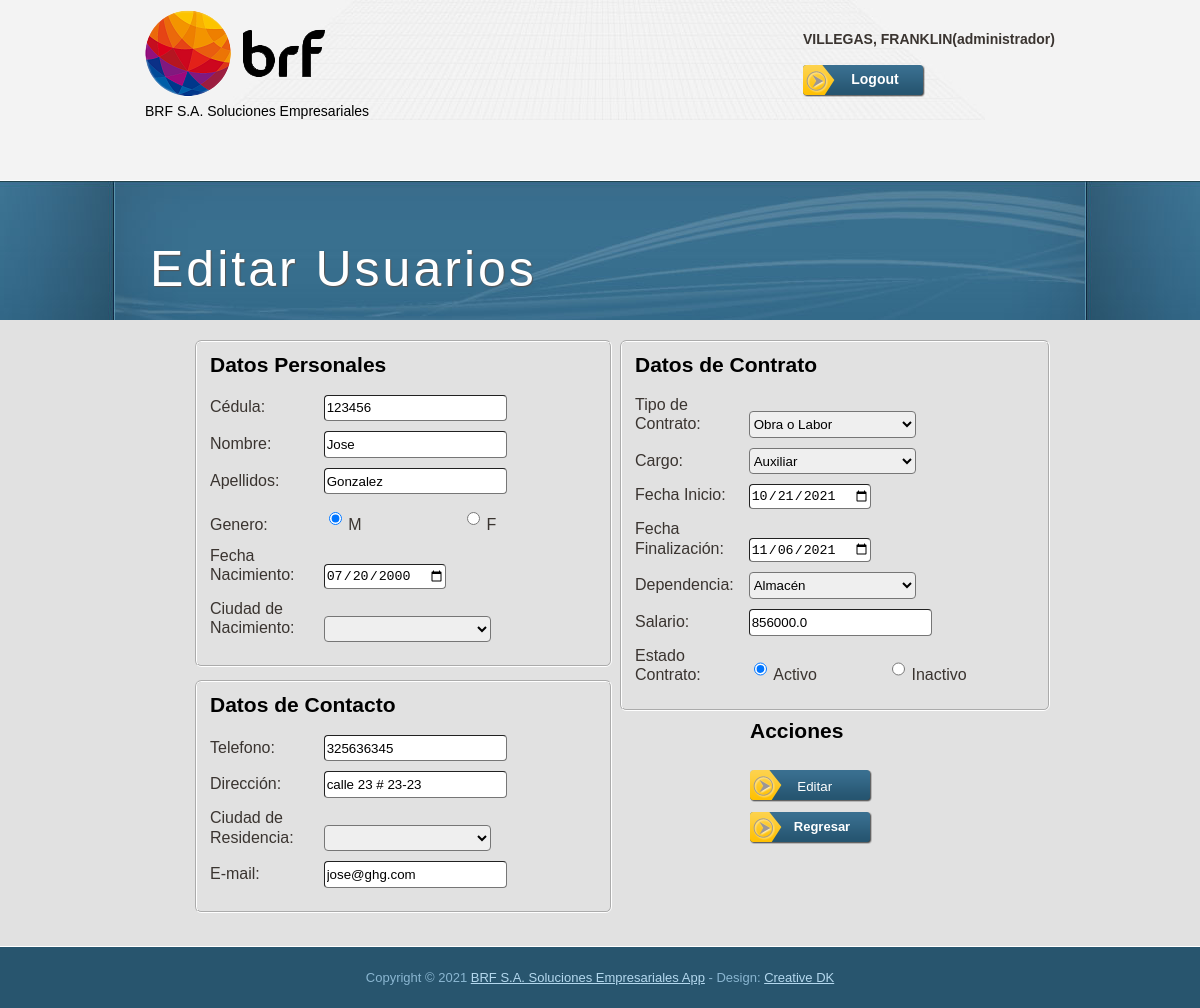
The app's page /mainadmin/editar/23 (signed in), older data.
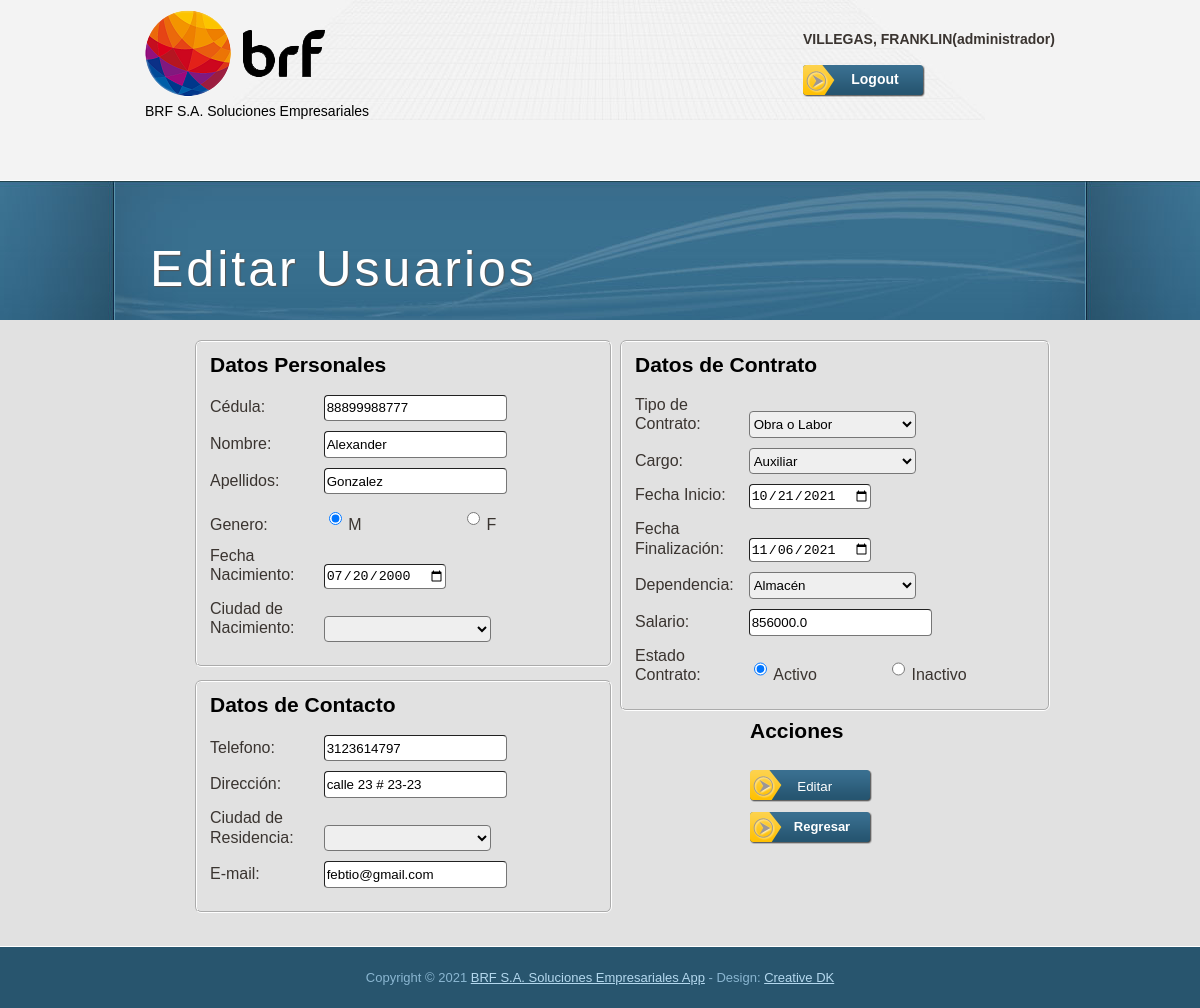
The same page, newer data.
### tables this page shows
CREATE TABLE "persons" (
	"id"	INTEGER NOT NULL,
	"document"	VARCHAR(50) NOT NULL UNIQUE,
	"name"	VARCHAR(50) NOT NULL,
	"surname"	VARCHAR(50) NOT NULL,
	"gender"	CHAR NOT NULL,
	"dateBirth"	DATE NOT NULL,
	"cityBirth"	VARCHAR(50) NOT NULL,
	"phone"	VARCHAR(25) NOT NULL,
	"address"	VARCHAR(50) NOT NULL,
	"cityResidence"	VARCHAR(50) NOT NULL,
	"email"	VARCHAR(50) NOT NULL,
	PRIMARY KEY("id" AUTOINCREMENT)
);

### app.py (the view)
@app.route('/mainadmin/editar/<int:id>', methods=["GET","POST"])
def editar(id):
    formUser = FormUsuario()
    if request.method== 'POST':
        documento = request.form['documento']
        nombre = request.form['nombre']
        apellidos = request.form['apellidos']
        tipo_genero = request.form['tipo_genero']
        fechaNacimiento = request.form['fechaNacimiento']
        ciudadNacimiento = request.form['ciudadNacimiento']
        telefono = request.form['telefono']
        direccion = request.form['direccion']
        ciudadResidencia = request.form['ciudadResidencia']
        email = request.form['email']
        valor=editar_persona(documento,nombre,apellidos,tipo_genero,fechaNacimiento,ciudadNacimiento,telefono,direccion,ciudadResidencia,email,id)
        cargo = request.form['cargo']
        fechaInicio = request.form['fechaInicio']
        fechaFinalizacion = request.form['fechaFinalizacion']
        tipoContrato = request.form['tipoContrato']
        dependencia = request.form['dependencia']
        salario = request.form['salario']
        estado = request.form['estado']
        valor2= editar_contrato(cargo,fechaInicio,fechaFinalizacion,tipoContrato,dependencia,salario,estado,id)
        if valor2==True and valor==True:
            return redirect("/mainadmin")
    else:
        if session["usuario"]!="unknown" and session["rol"]!=0:
            datos=consultar_persona_contrato(id)
            formUser.ciudadNacimiento.default=datos[6]
            formUser.ciudadResidencia.default=datos[9]
            formUser.tipoContrato.default=datos[16]
            formUser.cargo.default=datos[13]
            formUser.dependencia.default=datos[17]
            formUser.process()
            return render_template('editarusuario.html', titulo="editar usuario", id=id, info=datos, form=formUser)
        else:
            return redirect("/")

### app.py (called while the page is built)
@app.before_request
def session_management():
    session.permanent = True

### db.py (called while the page is built)
def get_db():
    try:
        if 'db' not in g:
            g.db=sqlite3.connect('dbase/db_brf.db')
        return g.db
    except Error:
        print(Error)

### personas.py (called while the page is built)
def consultar_persona_contrato(id):
    db=get_db()
    try:
        cursor = db.cursor()
        strsql ="select * from persons join contracts on persons.id=contracts.idPerson where persons.id= ?"
        cursor.execute(strsql, [id])
        persona = cursor.fetchone()
        return persona
    except Error:
        close_db()
    close_db()

### templates/editarusuario.html (shortened to what the changed rows need)
{% extends "apptemplate.html" %}
{% block contenido %}
  <div id="tooplate_middle_wrapper3">
    <div id="tooplate_middle_wrapper4">
      <div id="tooplate_middle1">
        <h1>Editar Usuarios</h1>
      </div>
    </div>
  </div>
  <div id="tooplate_main">
    <form method="POST"  action="/mainadmin/editar/{{id}}" id="formeditarusuario" name="formeditarusuario" novalidate>
      <div id="tooplate_content1">
        <div class="col_w380 float_l">
          <div id="personaldata">
            <p>
              {{ form.documento.label }}
              {{ form.documento(value=info[1])}}
            </p>
            <p>
              {{ form.nombre.label }}
              {{ form.nombre(value=info[2])}}
            </p>
          </div>
          <div class="contacto">
        <p>
          {{ form.telefono.label }}
          {{ form.telefono(value=info[7])}}
        </p>
        <p>
          {{ form.email.label }}
          {{ form.email(value=info[10])}}
        </p>
          </div>
        </div>
      </div>
    </form>
  </div>
{% endblock %}

Row changes from the older to the newer data that the page shows:
changed persons: email "jose@ghg.com" → "febtio@gmail.com"
Text that changed along with them:
form field documento: "123456" → "88899988777"
form field nombre: "Jose" → "Alexander"
form field telefono: "325636345" → "3123614797"
